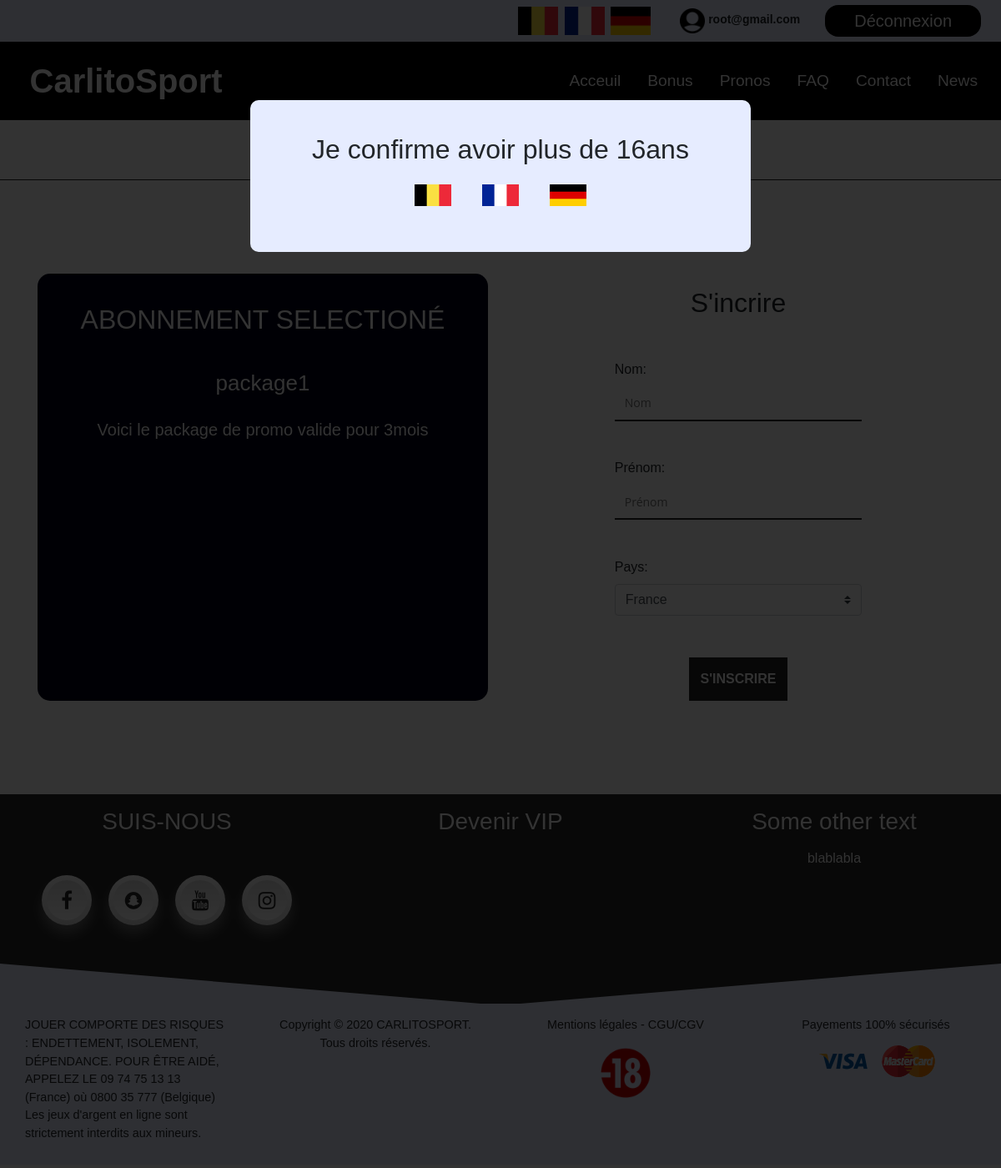
Page /payment/?package_id=1 (signed in) on the committed database.
### main/models.py (models this page shows, shortened)
class User(AbstractBaseUser):
    USERNAME_FIELD = 'email'
    REQUIRED_FIELDS = []
    first_name = models.CharField(max_length=200, null=True)
    last_name = models.CharField(max_length=200, null=True)
    country = models.CharField(max_length=2, choices=conf.COUNTRIES, null=True)
    email = models.EmailField(max_length=255, unique=True)
    is_active = models.BooleanField(default=False)
    is_staff = models.BooleanField(default=False)
    is_admin = models.BooleanField(default=False)
    is_superuser = models.BooleanField(default=False)
    date_joined = models.DateTimeField(auto_now_add=True)
    last_login = models.DateTimeField(auto_now=True)
    objects = UserManager()

class Package(models.Model):
    price = models.FloatField()
    period = models.DurationField()
    name = models.CharField(max_length=100)
    description = models.TextField()

### main/views.py (the view, shortened to what this page needs)
# urls.py: path('payment/', views.PaymentView.as_view(), name='payment'),
class PaymentView(LoginRequiredMixin, FormErrorsView):
    login_url = 'login'
    form_class = PaymentForm
    def get_initial(self):
        user = self.request.user
        return {
            'first_name': user.first_name,
            'last_name': user.last_name,
            'country': user.country,
        }
    def get(self, request, *args, **kwargs):
        try:
            package_id = request.GET.get('package_id', 0)
            package = get_object_or_404(Package.objects, id=package_id)
        except Exception as e:
            return redirect('homepage') if request.user.is_subscribed else redirect('subscription')
        context = {'package': package, 'form': self.get_form()}
        return render(request, 'main/payment.html', context)

### main/forms.py
class PaymentForm(forms.Form):
    class Meta:
        model = User
    last_name = forms.CharField(
        max_length=255, label=_('Nom'), widget=forms.TextInput(
            attrs={
                'placeholder': _('Nom'),
                'class': 'inscriptionField',
            },
        ))
    first_name = forms.CharField(
        max_length=255, label=_('Prénom'), widget=forms.TextInput(
            attrs={
                'placeholder': _('Prénom'),
                'class': 'inscriptionField',
            },
        ))
    country = forms.ChoiceField(choices=conf.COUNTRIES, label=_('Pays'), widget=forms.Select(
        attrs={
            'class': 'custom-select',
        }))

### main/templates/main/payment.html (shortened to what this page needs)
{% extends "layout/base.html" %}
{% load i18n %}
{% block content %}
<div class="actuSport">
	<h2>{% trans 'Payment' %}</h2>
</div>
<section class="container ">
	<div class=" my-5 py-5">
		<div class="row ">
			<div class="col-md-6 col-sm-12  py-3 alreadySign">
				<div class="textBlock" id="abonnements">
					<h2 class="py-3" style="text-transform: uppercase; margin-bottom: 5%;">
						{% trans "ABONNEMENT SELECTIONé" %}
					</h2>
					<h4 style="margin-bottom: 5%; font-size: 26px;">
						{{package.name}}
					</h4>
					<p style="line-height: 1.5; font-size: 20px;">
						{{package.description}}
					</p>
				</div>
			</div>
			{% if not user.first_name or not user.last_name or not user.country %}
				<div class="col-md-6 col-sm-12 sign py-3 ">
					<h2 class="text-center" style="margin-top: 1rem;">{% trans "S'incrire" %}</h2>
					<form class="mt-5" method="POST">
						{% for field in form %}
						<p>
							{{ field.label_tag }} {{ field }}
						</p>
						{%endfor%}
						<div class="text-center" style="margin-top: 50px;">
							<button class="contact-submit">{% trans "S'inscrire" %}</button>
						</div>
					</form>
				</div>
			</div>
		{% endif %}
	</div>
</section>
{% endblock %}

### main/templates/layout/base.html (shortened to what this page needs)
{% load i18n %}
<!DOCTYPE html>
<html>
<head>
	{% load static %}
	<link rel="stylesheet" href="https://stackpath.bootstrapcdn.com/bootstrap/4.4.1/css/bootstrap.min.css"
>
	<link rel="stylesheet" href="https://cdnjs.cloudflare.com/ajax/libs/font-awesome/4.7.0/css/font-awesome.min.css">
	<link rel="stylesheet" type="text/css" href="{% static './css/index.css' %}">
	<link rel="stylesheet" type="text/css" href="{% static './css/footer.css' %}">
	<link rel="stylesheet" type="text/css" href="{% static './css/article.css' %}">
	<link rel="stylesheet" type="text/css" href="{% static './css/belowArticles.css' %}">
	<link rel="stylesheet" type="text/css" href="{% static './css/board.css' %}">
	<link rel="stylesheet" type="text/css" href="{% static './css/bonus.css' %}">
	<link rel="stylesheet" type="text/css" href="{% static './css/certification.css' %}">
	<link rel="stylesheet" type="text/css" href="{% static './css/contact.css' %}">
	<link rel="stylesheet" type="text/css" href="{% static './css/faq.css' %}">
	<link rel="stylesheet" type="text/css" href="{% static './css/footer.css' %}">
	<link rel="stylesheet" type="text/css" href="{% static './css/index.css' %}">
	<link rel="stylesheet" type="text/css" href="{% static './css/inscription.css' %}">
	<link rel="stylesheet" type="text/css" href="{% static './css/news.css' %}">
	<link rel="stylesheet" type="text/css" href="{% static './css/pronos.css' %}">
	<link rel="stylesheet" type="text/css" href="{% static './css/socialMedia.css' %}">
<body>
	<div id="popupID" class="popup">
		<div>
			<h2>Je confirme avoir plus de 16ans</h2>
			<a href="{% url 'i18n' lang='nl' %}"><img src="{% static 'img/belgium.png' %}"></a>
			<a href="{% url 'i18n' lang='fr' %}"><img src="{% static 'img/france.png' %}"></a>
			<a href="{% url 'i18n' lang='en' %}"><img src="{% static 'img/germany.png' %}"></a>
		</div>
	</div>
	<div class="upperBar py-3">
		<div class="d-flex mx-4">
			<div class="countryBlock mr-3">
				<div class="countrySelector">
					<a href="{% url 'i18n' lang='nl' %}"><img src="{% static 'img/belgium.png' %}"></a>
					<a href="{% url 'i18n' lang='fr' %}"><img src="{% static 'img/france.png' %}"></a>
					<a href="{% url 'i18n' lang='en' %}"><img src="{% static 'img/germany.png' %}"></a>
				</div>
			</div>
			<div class="loginBlock ml-3">
				{% if user.is_authenticated %}
				{% load static %}
					<div class="loginButtonContainer" id="userName">
						<div class="userImgContainer">
						   	<img src="{% static 'img/user.png' %}" class="userImg">
						</div>
						<div class="userNameContainer">
			      			{{ user.email }}
			      		</div>
		      		</div>
		      		<div class="loginButtonContainer">
						<a class="loginButton" id="right" href="{% url 'logout' %}">{% trans 'Déconnexion' %}</a>
					</div>
				{% endif %}
			</div>
		</div>
	</div>
	<nav class="navbar navbar-expand-xl navbar-dark d-flex">
	    <a class="navbar-brand text-white mediaText3" href="{% url 'homepage' %}">CarlitoSport</a>
	    <div class="collapse navbar-collapse justify-content-end  " id="navbarNav">
	      <ul class="navbar-nav mediaText ">
	        	<li class="nav-item ">
					<a class="nav-link text-white " href="{% url 'homepage' %}">{% trans 'Acceuil' %}</a>
				</li>
				<li class="nav-item">
					<a class="nav-link text-white" href="{% url 'bonus' %}">{% trans 'Bonus' %}</a>
				</li>
				<li class="nav-item">
					<a class="nav-link text-white " href="{% url 'pronos' %}">{% trans 'Pronos' %}</a>
				</li>
				<li class="nav-item">
					<a class="nav-link text-white " href="{% url 'faq' %}">{% trans 'FAQ' %}</a>
				</li>
				<li class="nav-item">
					<a class="nav-link text-white " href="{% url 'contact' %}">{% trans 'Contact' %}</a>
				</li>
				<li class="nav-item">
					<a class="nav-link text-white " href="{% url 'news' %}">{% trans 'News' %}</a>
				</li>
	      </ul>
	    </div>
  	</nav>
	{% block content %}
	{% endblock  %}
	<footer>
		<div class="firstFooter">
			<div class="row no-gutters ">
				<div class="col-lg-4 col-sm-6 mt-3 container">
					<h3 class="text-center text-uppercase text-white ">{% trans 'Suis-nous' %}</h3>
					<ul class="my-5">
						<li><a href="#"><i class="fa fa-facebook" aria-hidden="true"></i></a></li>
						<li><a href="#"><i class="fa fa-snapchat" aria-hidden="true"></i></a></li>
						<li><a href="#"><i class="fa fa-youtube" aria-hidden="true"></i></a></li>
						<li><a href="#"><i class="fa fa-instagram" aria-hidden="true"></i></a></li>
					</ul>
				</div>
				<div class="col-lg-4 col-sm-6 mt-3 text-center VIP ">
					<a href="{% url 'pronos' %}">
					<h3 class="mb-5">{% trans 'Devenir'%} VIP</h3>
					</a>
				</div>
				{% if user.is_anonymous %}
					<div class="col-lg-4 col-xs-12 mt-3 px-3 part1 text-center">
						<h4 class="text-uppercase text-white">{% trans 'ne laisse passer aucune offre' %}</h4>
						<p class="text-white mediaText">{% trans 'Tu veux profiter de bonus, promo et jeux concours?' %}</p>
						<p class="text-white mediaText">{% trans 'Inscris-toi sans plus attendre' %}</p>
						<form id="emailEntry" action="{% url 'register' %}">
							<input class="w-100 mx-auto pl-2 mb-3" type="email" name="email" placeholder="Email">
				            <input class="w-100 mx-auto pl-2 mb-3" type="email" name="email_confirmation" placeholder="Confirmation Email">
				            <div class="d-flex justify-content-center">
				              <button class="suivant">Suivant</button>
				            </div>
						</form>
					</div>
				{% else %}
					<div class="col-lg-4 col-sm-6 mt-3 text-center text-white">
					<h3 class="mb-5" style="margin-bottom: 1rem!important;">{% trans 'Some other text'%}</h3>
					<p>
						blablabla
					</p>
					</div>
				{% endif %}
			</div>
		</div>
		<svg id="home-svg" xmlns="http://www.w3.org/2000/svg" xmlns:xlink="http://www.w3.org/1999/xlink" x="0px" y="0px"
			viewBox="0 0 1400 300" preserveAspectRatio="none">
			<polygon class="p-curve" points="0,0 700,300 1400,0 1400,310 0,300 "></polygon>
		</svg>
		<div class="secondFooter">
			<div class="conrainer d-flex justify-content-around conditions">
				<p class="sous-conditions" style="text-align: left;">
					{% trans "JOUER COMPORTE DES RISQUES : ENDETTEMENT, ISOLEMENT, DÉPENDANCE." %}
					{% trans "POUR ÊTRE AIDÉ, APPELEZ LE 09 74 75 13 13 (France) où 0800 35 777 (Belgique)" %}
					{% trans "Les jeux d'argent en ligne sont strictement interdits aux mineurs." %}
				</p>
				<div class="sous-conditions">
					<p>Copyright © 2020 CARLITOSPORT. {% trans 'Tous droits réservés' %}.</p>
				</div>
				<div class="sous-conditions">
					<p><a href="">{% trans 'Mentions légales' %} - CGU/CGV</a></p>
					<div><img src="{% static './img/18.png' %}" class=" mb-3 img18 " alt=""></div>
				</div>
				<div class="sous-conditions">
					{% trans 'Payements 100% sécurisés' %}
					<div>
						<img src="{% static './img/visa.png' %}" style="width:64px;height:64px;margin-right: 10px;">
						<img src="{% static './img/mastercard.png' %}" style="width:64px;height:64px;">
					</div>
				</div>
			</div>
		</div>
</body>
</head>
</html>

### main/static/css/index.css (style rules this page uses)
body { font-family: 'Raleway', sans-serif; }
html { scroll-behavior: smooth; }
.upperBar { height: 50px; background-color: #e6ecff; display: flex; right: 0; justify-content: flex-end; align-items: center; }
.loginBlock { display: flex; align-items: center; }
.loginButtonContainer { height: 90%; }
.loginButton { width: auto; margin-right: 0; padding: 8px 35px; background-color: black; color: white; border-radius: 16px; border-style: none; font-size: 20px; }
.countrySelector img { cursor: pointer; width: 48px; height: 34px; margin-right: 3px; }
.userImg { width: 30px; }
.userNameContainer { display: inline-block; margin-right: 30px; }
.userImgContainer { display: inline-block; height: 100%; }
#userName { font-size: 14px; font-weight: bold; }
.navbar { background-color: black; padding: 12px; margin-bottom: 0px; }
.navbar-brand { font-size: 240%; font-weight: bold; margin-left: 2%; font-family: Raleway, sans-serif; }
.nav-link { font-size: 120%; margin: 0 8px; }
a { cursor: pointer !important; }
@media screen and (max-width: 1200px) { .mediaText { font-size: 100%; } }
@media screen and (max-width: 1200px) { .mediaText3 { font-size: 250%; } }
.actuSport { text-align: center; padding: 15px; padding-bottom: 10px; border-bottom: 1px solid rgb(29, 29, 29); }
.popup { display: none; position: fixed; text-align: center; top: 0; right: 0; bottom: 0; left: 0; background: rgba(0,0,0,0.8); z-index: 99999; opacity:1; pointer-events: auto; }
.popup > div { width: 600px; font-size: 24px; position: relative; margin: 10% auto; padding: 40px; border-radius: 10px; background: #e6ecff; }
.popup img { margin: 10px; padding: 5px; width: 54px; height: 36px; }

### main/static/css/footer.css (style rules this page uses)
.firstFooter { background-color: #262626; }
.VIP a { text-decoration: none; color: white; display: flex; flex-direction: column; align-items: center; }
.VIP h3 { border-bottom: transparent solid 1px; }
.firstFooter ul { justify-content: center; margin:0; padding:0; display:flex; }
.firstFooter ul li { list-style: none; }
.firstFooter ul li a { position: relative; width:60px; height:60px; display:block; text-align:center; margin:0 10px; border-radius: 50%; padding: 6px; box-sizing: border-box; text-decoration:none; box-shadow: 0 10px 15px rgba(255, 255, 255, 0.3); background: linear-gradient(0deg, #ddd, #fff); transition: .5s; }
.firstFooter ul li a .fa { widht: 100%; height:100%; display:block; background: linear-gradient(0deg, #fff, #ddd); border-radius: 50%; line-height: calc(60px - 12px); font-size:24px; color: #262626; transition: .5s; }
#home-svg { fill: #e6ecff; background-color: #262626; height: 50px; width: 100%; transform: translateY(-2px); }
.secondFooter { background-color: #e6ecff; padding-top: 15px; padding-bottom: 10px; transform: translateY(-2.2px); }
.secondFooter img { height: 60px; width: 95px; }
.conditions { text-align: center; }
.conditions a { text-decoration: none; color: #262626; }
@media screen and (min-width: 300px) { .secondFooter { transform: translateY(-4px); } }
.sous-conditions { width: 20%; font-size: 90%; }
.img18 { width: 25% !important; height: 120% !important; }

### main/static/css/board.css (style rules this page uses)
.textBlock { text-align: center; font-size: 14px; height: 100%; background-color: #00001a; color: white; overflow: hidden; padding: 20px; border-style: none; border-radius: 15px; width: 100%; }

### main/static/css/contact.css (style rules this page uses)
input { margin-bottom: 15%; }

### main/static/css/inscription.css (style rules this page uses)
input { margin-bottom: 15%; }
.inscriptionField { display: block; width: 100%; padding: 0.75rem; font-size: 1rem; line-height: 1.5; color: #495057; background-color: #fff; font-size: 14px; font-family: "Open Sans", sans-serif; -webkit-box-shadow: none; box-shadow: none; -webkit-border-radius: 0; border-radius: 0; color: #222; border: 0; border-bottom: 2px solid #222; height: 3em; outline: none; }
.contact-submit { display: inline-block; background-color: #222; padding: 12px; border: 2px solid #222; color: #fff; text-transform: uppercase; -webkit-transition: .5s background-color ease; -o-transition: .5s background-color ease; transition: .5s background-color ease; font-size: 100%; font-weight: 600; cursor: pointer; outline: none; }
.alreadySign { display: flex; justify-content: flex-start; align-items: center; flex-direction: column; }
.sign { padding: 0 12%; }

### rows in the picture
User: email "root@gmail.com"
Package: name "package1", description "Voici le package de promo valide pour 3mois"

### other values in the picture
{{ field.label_tag }} "Nom:" "Prénom:" "Pays:"
